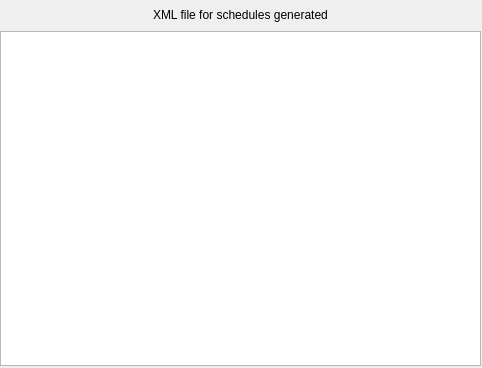
<?xml version="1.0" encoding="UTF-8"?>
<ui version="4.0">
 <class>ScheduleOutput_Dialog</class>
 <widget class="QDialog" name="ScheduleOutput_Dialog">
  <property name="geometry">
   <rect>
    <x>0</x>
    <y>0</y>
    <width>482</width>
    <height>368</height>
   </rect>
  </property>
  <property name="windowTitle">
   <string>Schedule Output</string>
  </property>
  <widget class="QWidget" name="layoutWidget">
   <property name="geometry">
    <rect>
     <x>0</x>
     <y>5</y>
     <width>481</width>
     <height>361</height>
    </rect>
   </property>
   <layout class="QVBoxLayout" name="verticalLayout">
    <item>
     <layout class="QHBoxLayout" name="horizontalLayout">
      <item>
       <spacer name="horizontalSpacer">
        <property name="orientation">
         <enum>Qt::Horizontal</enum>
        </property>
        <property name="sizeHint" stdset="0">
         <size>
          <width>40</width>
          <height>20</height>
         </size>
        </property>
       </spacer>
      </item>
      <item>
       <widget class="QLabel" name="label">
        <property name="text">
         <string>XML file for schedules generated</string>
        </property>
       </widget>
      </item>
      <item>
       <spacer name="horizontalSpacer_2">
        <property name="orientation">
         <enum>Qt::Horizontal</enum>
        </property>
        <property name="sizeHint" stdset="0">
         <size>
          <width>40</width>
          <height>20</height>
         </size>
        </property>
       </spacer>
      </item>
     </layout>
    </item>
    <item>
     <widget class="QPlainTextEdit" name="xmlResultTextEdit">
      <property name="focusPolicy">
       <enum>Qt::NoFocus</enum>
      </property>
     </widget>
    </item>
   </layout>
  </widget>
 </widget>
 <resources/>
 <connections/>
</ui>
